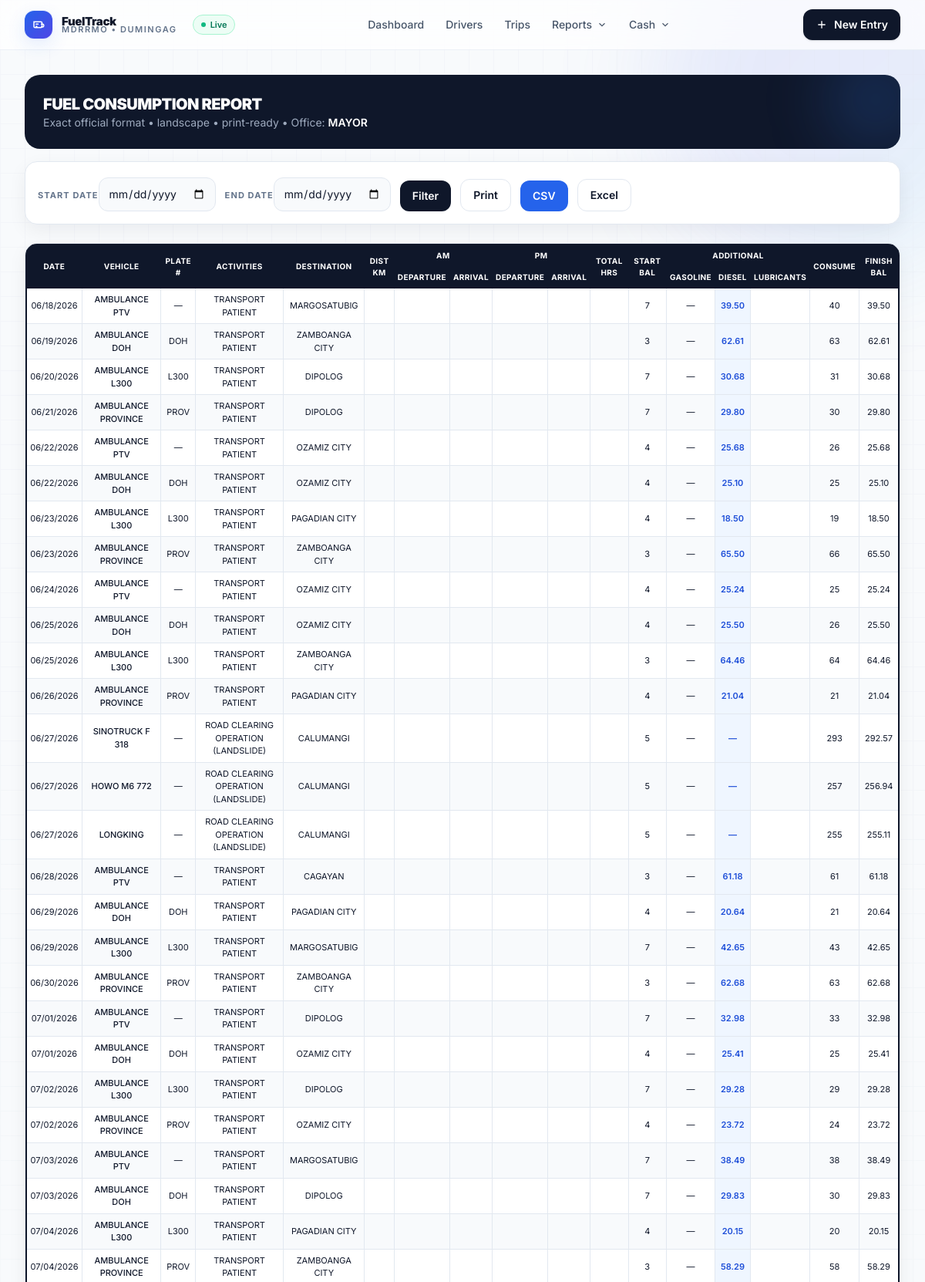
/exact-fuel-consumption-report/ (upper part), run on the app's committed database.
### fuel/models.py (models this page shows, shortened)
class FuelConsumption(models.Model):
    reference_number = models.PositiveIntegerField(default=1)
    AMBULANCE_DESTINATION_CHOICES = [
        ('dipolog', 'Dipolog'),
        ('cagayan', 'Cagayan'),
        ('margosatubig', 'Margosatubig'),
        ('pagadian_city', 'Pagadian City'),
        ('ozamiz_city', 'Ozamiz City'),
        ('zamboanga_city', 'Zamboanga City'),
        ('davao_city', 'Davao City'),
        ('ipil', 'Ipil'),
        ('sindangan', 'Sindangan'),
        ('molave_blancia_hospital', 'Molave Blancia Hospital'),  # New destination
    ]
    HEAVY_EQUIPMENT_DESTINATION_CHOICES = [
        ('local', 'Local Area'),
    ]
    MAHAYAG_SPECIAL_CHOICE = [('mahayag', 'Mahayag Medicare')]
    DESTINATION_CHOICES = AMBULANCE_DESTINATION_CHOICES + HEAVY_EQUIPMENT_DESTINATION_CHOICES + MAHAYAG_SPECIAL_CHOICE
    PURPOSE_CHOICES = [
        ('Transport Patient', 'Transport Patient'),
        ('landslide sinonok', 'Landslide Sinonok'),
        ('landslide bag-ong kauswagan', 'Landslide Bag-ong Kauswagan'),
        ('landslide macasing', 'Landslide Macasing'),
        ('mahayag medicare', 'Mahayag Medicare'),
    ]
    driver = models.ForeignKey('Driver', on_delete=models.CASCADE)
    date = models.DateField()
    trip_number = models.PositiveIntegerField(default=1)
    number_of_trips = models.PositiveIntegerField(default=1)
    purpose = models.CharField(max_length=255, choices=PURPOSE_CHOICES, default="Transport Patient")
    destination = models.CharField(max_length=100, choices=DESTINATION_CHOICES, default='local')
    total_liters = models.FloatField()
    cost = models.FloatField()
    vehicle = models.CharField(max_length=100)
    actual_fuel_price = models.FloatField(default=62.00)  # Default to 62.00 for backward compatibility
    departure_time = models.TimeField(null=True, blank=True)
    arrival_time = models.TimeField(null=True, blank=True)
    return_departure_time = models.TimeField(null=True, blank=True)
    return_arrival_time = models.TimeField(null=True, blank=True)
    starting_balance = models.FloatField(null=True, blank=True)  # Starting fuel in tank
    finished_balance = models.FloatField(null=True, blank=True)  # Ending fuel in tank
    consumed_liters = models.FloatField(null=True, blank=True)  # Fuel consumed during trip
    passenger_name = models.CharField(max_length=255, null=True, blank=True)
    or_number = models.CharField(max_length=50, null=True, blank=True)
    MIN_LITERS_PER_TRIP = 17.69
    MAX_LITERS_PER_TRIP = 26.54
    FUEL_PRICE = 62.00 #per liter
    TOTAL_FUEL_ALLOCATION = 5017.135  # 311062.35 / 62.00 = 5017.135 liters
    DESTINATION_BUDGET_MAP = {
        'dipolog': 2500,
        'cagayan': 5000,
        'margosatubig': 2000,
        'pagadian_city': 1000,
        'ozamiz_city': 1500,
        'zamboanga_city': 5000,
        'davao_city': 5000,
        'ipil': 3500,
        'sindangan': 1500,
        'local': 2000,  # Default budget for local trips
        'molave_blancia_hospital': 800,  # New destination budget
    }
    MAHAYAG_BUDGET_UTILIZATION = 900  # Budget available for mahayag special cases (less than ₱1,000)
    HEAVY_EQUIPMENT_FUEL = 400  # Backhoe and Dumptruck consume 400L each
    class Meta:
        unique_together = ('driver', 'date', 'trip_number')

### fuel/views.py (the view)
# urls.py: path('exact-fuel-consumption-report/', views.ExactFuelConsumptionReportView.as_view(), name='exact_fuel_consumption_report'),
class ExactFuelConsumptionReportView(ListView):
    model = FuelConsumption
    template_name = 'fuel/exact_fuel_consumption_report.html'
    context_object_name = 'entries'
    def get_queryset(self):
        start_date = self.request.GET.get('start_date')
        end_date = self.request.GET.get('end_date')
        queryset = FuelConsumption.objects.all().order_by('date')
        if start_date:
            queryset = queryset.filter(date__gte=start_date)
        if end_date:
            queryset = queryset.filter(date__lte=end_date)
        return queryset
    def get_context_data(self, **kwargs):
        context = super().get_context_data(**kwargs)
        diesel_total = sum(
            entry.total_liters for entry in context['entries']
            if entry.vehicle in ["Ambulance L300", "Ambulance Province", "Ambulance DOH"]
        )
        gasoline_total = sum(
            entry.total_liters for entry in context['entries']
            if entry.vehicle not in ["Ambulance L300", "Ambulance Province", "Ambulance DOH"]
        )
        context.update({
            'office': 'MAYOR',
            'title': 'Exact Fuel Consumption Report',
            'diesel_total': round(diesel_total, 2),
            'gasoline_total': round(gasoline_total, 2),
            'grand_total': round(diesel_total + gasoline_total, 2),
            'report_date': date.today()
        })
        return context

### templates/fuel/exact_fuel_consumption_report.html (shortened to what this page needs)
{% extends 'base.html' %}
{% load humanize %}
{% block content %}
<div class="rounded-[20px] bg-slate-900 p-6 text-white relative overflow-hidden">
    <div class="absolute -top-8 -right-8 h-32 w-32 rounded-full bg-blue-500/20 blur-2xl"></div>
    <h1 class="text-xl font-black tracking-tight">FUEL CONSUMPTION REPORT</h1>
    <p class="text-sm text-blue-100/70">Exact official format • landscape • print-ready • Office: <span class="font-semibold text-white">{{ office|default:"MAYOR" }}</span></p>
</div>
<div class="no-print mt-4 rounded-2xl border border-slate-200 bg-white p-4 shadow-soft">
    <form method="get" class="flex flex-wrap gap-3 items-end">
        <div class="space-y-1"><label class="text-[11px] font-bold tracking-widest text-slate-500 uppercase">Start Date</label><input type="date" name="start_date" value="{{ request.GET.start_date }}" class="rounded-xl border border-slate-200 bg-slate-50 px-3 py-2.5 text-sm focus:border-blue-500 focus:bg-white outline-none"></div>
        <div class="space-y-1"><label class="text-[11px] font-bold tracking-widest text-slate-500 uppercase">End Date</label><input type="date" name="end_date" value="{{ request.GET.end_date }}" class="rounded-xl border border-slate-200 bg-slate-50 px-3 py-2.5 text-sm focus:border-blue-500 focus:bg-white outline-none"></div>
        <button type="submit" class="rounded-xl bg-slate-900 px-4 py-2.5 text-sm font-semibold text-white hover:bg-black">Filter</button>
        <button type="button" onclick="window.print()" class="rounded-xl border border-slate-200 bg-white px-4 py-2.5 text-sm font-semibold hover:bg-slate-50">Print</button>
        <a href="{% url 'export_fuel_consumption_csv' %}?{{ request.GET.urlencode }}" class="rounded-xl bg-blue-600 px-4 py-2.5 text-sm font-semibold text-white">CSV</a>
        <a href="{% url 'export_fuel_consumption_excel' %}?{{ request.GET.urlencode }}" class="rounded-xl bg-white border border-slate-200 px-4 py-2.5 text-sm font-semibold">Excel</a>
    </form>
</div>
<div class="modern-card mt-6 overflow-hidden rounded-2xl border border-slate-200 bg-white shadow-soft">
    <div class="overflow-x-auto">
        <table class="fuel-table">
            <thead>
                <tr>
                    <th rowspan="2">DATE</th><th rowspan="2">VEHICLE</th><th rowspan="2">PLATE #</th><th rowspan="2">ACTIVITIES</th><th rowspan="2">DESTINATION</th><th rowspan="2">DIST KM</th><th colspan="2">AM</th><th colspan="2">PM</th><th rowspan="2">TOTAL HRS</th><th rowspan="2">START BAL</th><th colspan="3">ADDITIONAL</th><th rowspan="2">CONSUME</th><th rowspan="2">FINISH BAL</th>
                </tr>
                <tr><th>DEPARTURE</th><th>ARRIVAL</th><th>DEPARTURE</th><th>ARRIVAL</th><th>GASOLINE</th><th>DIESEL</th><th>LUBRICANTS</th></tr>
            </thead>
            <tbody>
                {% for entry in entries %}
                <tr>
                    <td>{{ entry.date|date:"m/d/Y" }}</td>
                    <td class="font-medium">{{ entry.vehicle|upper }}</td>
                    <td>{% if entry.vehicle == "Ambulance L300" %}L300{% elif entry.vehicle == "Ambulance Province" %}PROV{% elif entry.vehicle == "Ambulance DOH" %}DOH{% elif entry.vehicle == "Backhoe" %}BACKHOE{% elif entry.vehicle == "Dumptruck" %}DUMPTRUCK{% else %}—{% endif %}</td>
                    <td>{{ entry.purpose|upper }}</td><td>{{ entry.get_destination_display|upper }}</td><td></td><td></td><td></td><td></td><td></td><td></td>
                    <td class="text-center">{% if entry.destination == "dipolog" %}7{% elif entry.destination == "cagayan" %}3{% elif entry.destination == "margosatubig" %}7{% elif entry.destination == "pagadian_city" %}4{% elif entry.destination == "ozamiz_city" %}4{% elif entry.destination == "zamboanga_city" %}3{% elif entry.destination == "ipil" %}4{% elif entry.destination == "sindangan" %}4{% else %}5{% endif %}</td>
                    <td>{% if entry.vehicle == "Backhoe" or entry.vehicle == "Dumptruck" %}{{ entry.total_liters|floatformat:2|intcomma }}{% else %}—{% endif %}</td>
                    <td class="font-semibold text-blue-700 bg-blue-50">{% if "Ambulance" in entry.vehicle %}{{ entry.total_liters|floatformat:2|intcomma }}{% else %}—{% endif %}</td>
                    <td></td><td>{{ entry.total_liters|floatformat:0|intcomma }}</td><td>{{ entry.total_liters|floatformat:2|intcomma }}</td>
                </tr>
                {% empty %}<tr><td colspan="17" class="py-8 text-center text-slate-500">No records found.</td></tr>{% endfor %}
            </tbody>
        </table>
    </div>
</div>
{% endblock %}

### templates/base.html (style rules this page uses)
* { -webkit-font-smoothing: antialiased; -moz-osx-font-smoothing: grayscale; }
body { font-family: Inter, ui-sans-serif, system-ui; }

### templates/fuel/exact_fuel_consumption_report.html (style rules this page uses)
.fuel-table { width:100%;border-collapse:collapse;border:2px solid #0f172a;font-size:11px }
.fuel-table th { background:#0f172a;color:#fff;border:1px solid #0f172a;padding:6px 4px;text-align:center;text-transform:uppercase;font-size:10px;letter-spacing:0.04em }
.fuel-table td { border:1px solid #e2e8f0;padding:6px 4px;text-align:center;font-size:11px }
.fuel-table tr:nth-child(even) { background:#f8fafc }

### data on the page
FuelConsumption: date "06/18/2026", vehicle "AMBULANCE PTV", purpose "TRANSPORT PATIENT", destination "MARGOSATUBIG", shows "7", total_liters "39.50", total_liters "40"
FuelConsumption: date "06/19/2026", vehicle "AMBULANCE DOH", purpose "TRANSPORT PATIENT", destination "ZAMBOANGA CITY", shows "3", total_liters "62.61", total_liters "63"
FuelConsumption: date "06/20/2026", vehicle "AMBULANCE L300", purpose "TRANSPORT PATIENT", destination "DIPOLOG", shows "7", total_liters "30.68", total_liters "31"
FuelConsumption: date "06/21/2026", vehicle "AMBULANCE PROVINCE", purpose "TRANSPORT PATIENT", destination "DIPOLOG", shows "7", total_liters "29.80", total_liters "30"
FuelConsumption: date "06/22/2026", vehicle "AMBULANCE PTV", purpose "TRANSPORT PATIENT", destination "OZAMIZ CITY", shows "4", total_liters "25.68", total_liters "26"
FuelConsumption: date "06/22/2026", vehicle "AMBULANCE DOH", purpose "TRANSPORT PATIENT", destination "OZAMIZ CITY", shows "4", total_liters "25.10", total_liters "25"
FuelConsumption: date "06/23/2026", vehicle "AMBULANCE L300", purpose "TRANSPORT PATIENT", destination "PAGADIAN CITY", shows "4", total_liters "18.50", total_liters "19"
FuelConsumption: date "06/23/2026", vehicle "AMBULANCE PROVINCE", purpose "TRANSPORT PATIENT", destination "ZAMBOANGA CITY", total_liters "65.50", total_liters "66"
FuelConsumption: date "06/24/2026", vehicle "AMBULANCE PTV", purpose "TRANSPORT PATIENT", destination "OZAMIZ CITY", total_liters "25.24", total_liters "25"
FuelConsumption: date "06/25/2026", vehicle "AMBULANCE DOH", purpose "TRANSPORT PATIENT", destination "OZAMIZ CITY", shows "4", total_liters "25.50", total_liters "26"
FuelConsumption: date "06/25/2026", vehicle "AMBULANCE L300", purpose "TRANSPORT PATIENT", destination "ZAMBOANGA CITY", total_liters "64.46", total_liters "64"
FuelConsumption: date "06/26/2026", vehicle "AMBULANCE PROVINCE", purpose "TRANSPORT PATIENT", destination "PAGADIAN CITY", shows "4", total_liters "21.04", total_liters "21"
FuelConsumption: date "06/27/2026", vehicle "SINOTRUCK F 318", purpose "ROAD CLEARING OPERATION (LANDSLIDE)", destination "CALUMANGI", shows "5", total_liters "293", total_liters "292.57"
FuelConsumption: date "06/27/2026", vehicle "HOWO M6 772", purpose "ROAD CLEARING OPERATION (LANDSLIDE)", destination "CALUMANGI", shows "5", total_liters "257", total_liters "256.94"
FuelConsumption: date "06/27/2026", vehicle "LONGKING", purpose "ROAD CLEARING OPERATION (LANDSLIDE)", destination "CALUMANGI", shows "5", total_liters "255", total_liters "255.11"
FuelConsumption: date "06/28/2026", vehicle "AMBULANCE PTV", purpose "TRANSPORT PATIENT", destination "CAGAYAN", shows "3", total_liters "61.18", total_liters "61"
FuelConsumption: date "06/29/2026", vehicle "AMBULANCE DOH", purpose "TRANSPORT PATIENT", destination "PAGADIAN CITY", shows "4", total_liters "20.64", total_liters "21"
FuelConsumption: date "06/29/2026", vehicle "AMBULANCE L300", purpose "TRANSPORT PATIENT", destination "MARGOSATUBIG", shows "7", total_liters "42.65", total_liters "43"
FuelConsumption: date "06/30/2026", vehicle "AMBULANCE PROVINCE", purpose "TRANSPORT PATIENT", destination "ZAMBOANGA CITY", total_liters "62.68", total_liters "63"
FuelConsumption: date "07/01/2026", vehicle "AMBULANCE PTV", purpose "TRANSPORT PATIENT", destination "DIPOLOG", total_liters "32.98", total_liters "33"
FuelConsumption: date "07/01/2026", vehicle "AMBULANCE DOH", purpose "TRANSPORT PATIENT", destination "OZAMIZ CITY", shows "4", total_liters "25.41", total_liters "25"
FuelConsumption: date "07/02/2026", vehicle "AMBULANCE L300", purpose "TRANSPORT PATIENT", destination "DIPOLOG", total_liters "29.28", total_liters "29"
FuelConsumption: date "07/02/2026", vehicle "AMBULANCE PROVINCE", purpose "TRANSPORT PATIENT", destination "OZAMIZ CITY", shows "4", total_liters "23.72", total_liters "24"
FuelConsumption: date "07/03/2026", vehicle "AMBULANCE PTV", purpose "TRANSPORT PATIENT", destination "MARGOSATUBIG", total_liters "38.49", total_liters "38"
FuelConsumption: date "07/03/2026", vehicle "AMBULANCE DOH", purpose "TRANSPORT PATIENT", destination "DIPOLOG", total_liters "29.83", total_liters "30"
FuelConsumption: date "07/04/2026", vehicle "AMBULANCE L300", purpose "TRANSPORT PATIENT", destination "PAGADIAN CITY", total_liters "20.15", total_liters "20"
FuelConsumption: date "07/04/2026", vehicle "AMBULANCE PROVINCE", purpose "TRANSPORT PATIENT", destination "ZAMBOANGA CITY", shows "3", total_liters "58.29", total_liters "58"

### other printed values
{{ office|default:"MAYOR" }} "MAYOR"
